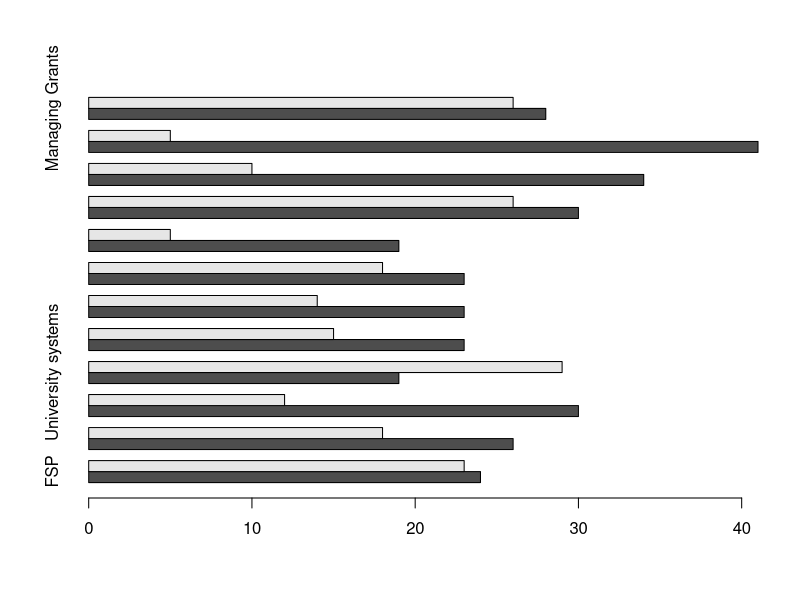

The R script that drew this image:
## 01_clean_data.R

## this script cleans up the raw survey data for summarizing and plotting

#### inits ####

library(here)
library(dplyr)

#### read data ####

data_raw <- readr::read_csv(here("data", "raw", "cru_peer_mentoring_survey.csv"))

#### admin ####

data_admin <- data_raw %>%
  select(starts_with("Administration")) %>%
  select(!contains("format")) %>%
  select(!contains("other topics"))
  
## number of mentees
mentees <- (data_admin == "Mentee" | data_admin == "Mentor;Mentee") %>%
  apply(2, sum, na.rm = TRUE)

## number of mentors
mentors <- (data_admin == "Mentor" | data_admin == "Mentor;Mentee") %>%
  apply(2, sum, na.rm = TRUE)

data_plot <- rbind(mentees, mentors)

topics <- data_admin %>%
  colnames() %>%
  sub(pattern = "(^.*\\[)(.*)(\\])", replacement = "\\2")

barplot(data_plot, beside = TRUE,
        names.arg = topics,
        horiz = TRUE)

